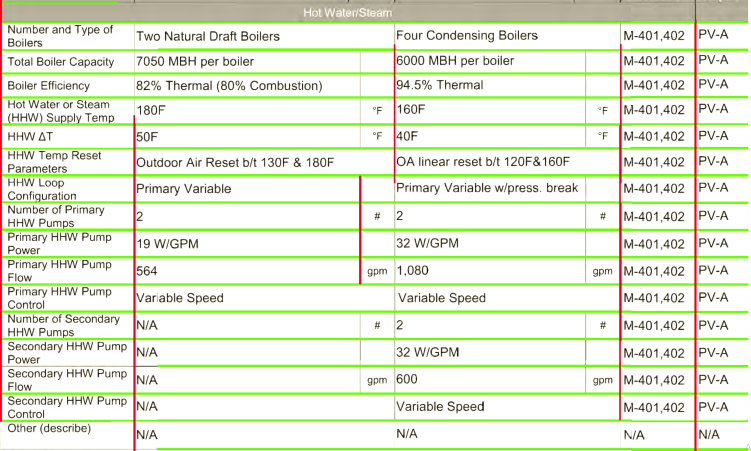
#> input picture pictures/captureimage.PNG, 1502 x 901 px, found by its file name (shown at 1/2 size)
$ jupyter execute --allow-errors Tester5_machine_read.ipynb   (shell and % lines are left out)
#> lines starting #> are read from the running program, lines starting #| are printed output that depends on the picture; after the words box and inside, x2 and y2 are one past the last pixel; in counts of white or black regions, pixels touching at a corner belong together
[cell 1]
from PIL import Image
import numpy as np
import pytesseract
import cv2
import matplotlib.pyplot as plt
import matplotlib.image as mpimg
import pandas as pd
pytesseract.pytesseract.tesseract_cmd = r'C:\Program Files\Tesseract-OCR/tesseract.exe'
from collections import namedtuple
import argparse
import imutils

[cell 2]
image1 = cv2.imread(cv2.samples.findFile('pictures/captureimage.png'))
#> image1 is the input picture: shape (901, 1502, 3); mean B, G, R 215.2, 238.5, 229.2
image1 = cv2.resize(image1, None, fx=1.10, fy=1.10, interpolation=cv2.INTER_CUBIC)
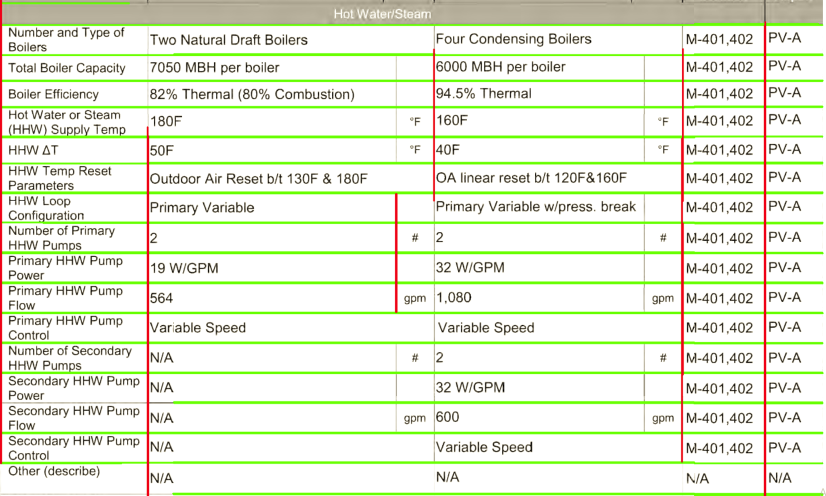
#> image1: shape (991, 1652, 3) (shown at 1/2 size); mean B, G, R 215.1, 238.4, 228.9
#image1 = image1.astype("uint8")
kernel = np.ones((1, 1), np.uint8)
image1 = cv2.dilate(image1, kernel, iterations=10)
image1 = cv2.erode(image1, kernel, iterations=10)
cImage1 = np.copy(image1) #image to draw lines
cv2.imshow("test_text2.png", image1) #name the window as "image"
plt.imshow(image1)
plt.show()
cv2.waitKey(0)
cv2.destroyWindow("test_text2.png") #close the window

[cell 3]
gray = cv2.cvtColor(image1, cv2.COLOR_BGR2GRAY)
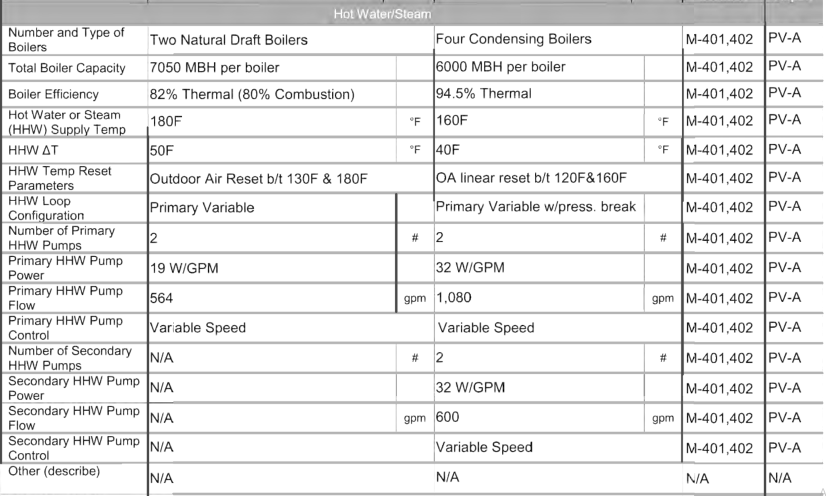
#> gray: shape (991, 1652) (shown at 1/2 size); min 0, max 255, mean 232.9
#gray = cv2.threshold(gray, 0, 255, cv2.THRESH_BINARY + cv2.THRESH_OTSU)[1]
cv2.imshow("gray", gray)
plt.imshow(gray)
plt.show()
cv2.waitKey(0)
cv2.destroyWindow("gray")
canny = cv2.Canny(gray, 50, 150)
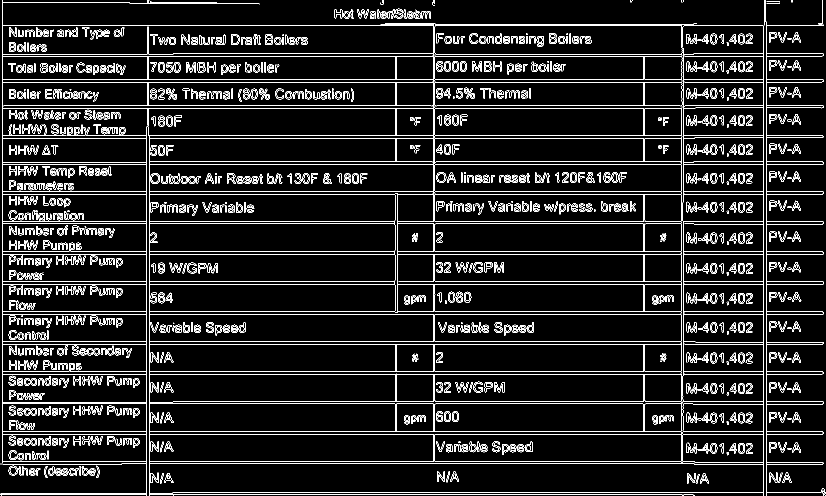
#> canny: shape (991, 1652) (shown at 1/2 size); 8.2% white in thin lines or dots
cv2.imshow("canny", canny)
plt.imshow(canny)
plt.show()
cv2.waitKey(0)
cv2.destroyWindow("canny")

[cell 4]
# cv.HoughLinesP(image, rho, theta, threshold[, lines[, minLineLength[, maxLineGap]]]) → lines
rho = 1
theta = np.pi/180
threshold = 50
minLinLength = 350
maxLineGap = 6
linesP = cv2.HoughLinesP(canny, rho , theta, threshold, None, minLinLength, maxLineGap)
#> linesP = 43 rows, first 6: [4, 568, 1646, 568], [4, 443, 1646, 443], [4, 748, 1644, 748], [4, 623, 1645, 623], [4, 211, 1646, 211], [4, 51, 1646, 51]

[cell 5]
def overlapping_filter(lines, sorting_index):
    filtered_lines = []

    lines = sorted(lines, key=lambda lines: lines[sorting_index])
    separation = 5
    for i in range(len(lines)):
            l_curr = lines[i]
            if(i>0):
                l_prev = lines[i-1]
                if ( (l_curr[sorting_index] - l_prev[sorting_index]) > separation):
                    filtered_lines.append(l_curr)
            else:
                filtered_lines.append(l_curr)

    return filtered_lines
def is_vertical(line):
    return line[0]==line[2]
def is_horizontal(line):
    return line[1]==line[3]

[cell 6]
horizontal_lines = []
vertical_lines = []

if linesP is not None:
    for i in range(0, len(linesP)):
        l = linesP[i][0]
        if (is_vertical(l)):
            vertical_lines.append(l)

        elif (is_horizontal(l)):
            horizontal_lines.append(l)
#> this loop made 43 passes
#> l on passes 1 to 12: [4, 568, 1646, 568], [4, 443, 1646, 443], [4, 748, 1644, 748], [4, 623, 1645, 623], [4, 211, 1646, 211], [4, 51, 1646, 51], [4, 562, 1643, 562], [4, 388, 1645, 388], [4, 868, 1645, 868], [4, 743, 1645, 743], [345, 985, 1650, 985], [346, 802, 1645, 802]
#> after the loop, horizontal_lines = 35 items, first 6: [4, 568, 1646, 568], [4, 443, 1646, 443], [4, 748, 1644, 748], [4, 623, 1645, 623], [4, 211, 1646, 211], [4, 51, 1646, 51]; vertical_lines = [[4, 927, 4, 0], [1527, 990, 1527, 52], [869, 921, 869, 569], [1532, 990, 1532, 43], [298, 990, 298, 272], [293, 990, 293, 253], [1362, 924, 1362, 277], [867, 921, 867, 569]]
    horizontal_lines = overlapping_filter(horizontal_lines, 1)
#> in overlapping_filter, `lines = sorted(lines, key=lambda lines: lines[sorting_index])`: lines = 35 items, first 6: [761, 48, 1387, 48], [4, 51, 1646, 51], [347, 106, 870, 106], [866, 108, 1387, 108], [4, 112, 1644, 112], [4, 159, 1646, 159]
#> the loop in overlapping_filter, `for i in range(len(lines)):` made 35 passes
#> (l_curr, l_prev) on passes 2 to 13: ([4, 51, 1646, 51], [761, 48, 1387, 48]), ([347, 106, 870, 106], [4, 51, 1646, 51]), ([866, 108, 1387, 108], [347, 106, 870, 106]), ([4, 112, 1644, 112], [866, 108, 1387, 108]), ([4, 159, 1646, 159], [4, 112, 1644, 112]), ([4, 164, 1643, 164], [4, 159, 1646, 159]), ([4, 211, 1646, 211], [4, 164, 1643, 164]), ([4, 216, 1390, 216], [4, 211, 1646, 211]), ([4, 271, 1645, 271], [4, 216, 1390, 216]), ([4, 276, 1389, 276], [4, 271, 1645, 271]), ([293, 323, 1367, 323], [4, 276, 1389, 276]), ([4, 328, 1646, 328], [293, 323, 1367, 323])
#> after the loop in overlapping_filter, `for i in range(len(lines)):`: filtered_lines = 20 items, first 6: [761, 48, 1387, 48], [347, 106, 870, 106], [4, 159, 1646, 159], [4, 211, 1646, 211], [4, 271, 1645, 271], [293, 323, 1367, 323]
#> horizontal_lines has the same summary as filtered_lines in overlapping_filter
    vertical_lines = overlapping_filter(vertical_lines, 0)
#> the loop in overlapping_filter (call 2), `for i in range(len(lines)):` made 8 passes
#> (l_curr, l_prev) on passes 2 to 8: ([293, 990, 293, 253], [4, 927, 4, 0]), ([298, 990, 298, 272], [293, 990, 293, 253]), ([867, 921, 867, 569], [298, 990, 298, 272]), ([869, 921, 869, 569], [867, 921, 867, 569]), ([1362, 924, 1362, 277], [869, 921, 869, 569]), ([1527, 990, 1527, 52], [1362, 924, 1362, 277]), ([1532, 990, 1532, 43], [1527, 990, 1527, 52])
#> vertical_lines = [[4, 927, 4, 0], [293, 990, 293, 253], [867, 921, 867, 569], [1362, 924, 1362, 277], [1527, 990, 1527, 52]]
for i, line in enumerate(horizontal_lines):
    cv2.line(cImage1, (line[0], line[1]), (line[2], line[3]), (0,255,0), 3, cv2.LINE_AA)
    cv2.putText(cImage1, str(i) + "h", (line[0] + 5, line[1]), cv2.FONT_HERSHEY_SIMPLEX, 0.5, (0, 0, 0), 1, cv2.LINE_AA)
#> this loop made 20 passes
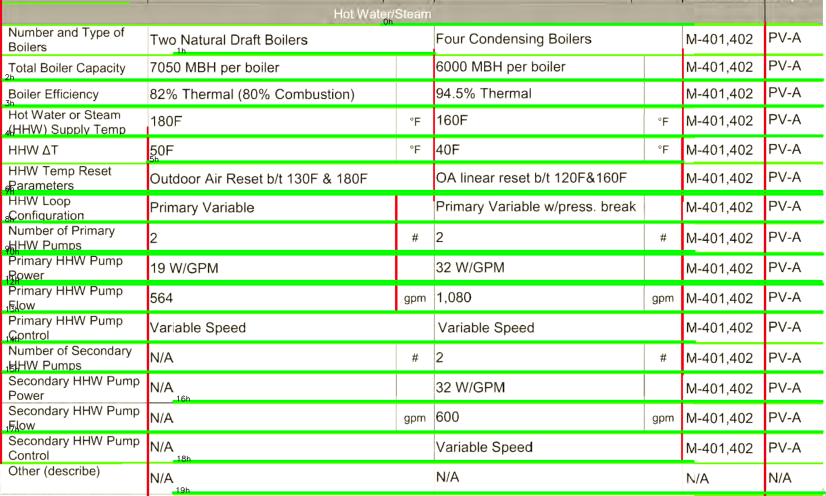
#> cImage1: shape (991, 1652, 3) (shown at 1/2 size); 11.97% of pixels changed, all inside (x1, y1, x2, y2) = (1, 36, 1652, 989)
for i, line in enumerate(vertical_lines):
    cv2.line(cImage1, (line[0], line[1]), (line[2], line[3]), (0,0,255), 3, cv2.LINE_AA)
    cv2.putText(cImage1, str(i) + "v", (line[0], line[1] + 5), cv2.FONT_HERSHEY_SIMPLEX, 0.5, (0, 0, 0), 1, cv2.LINE_AA)
#> this loop made 5 passes
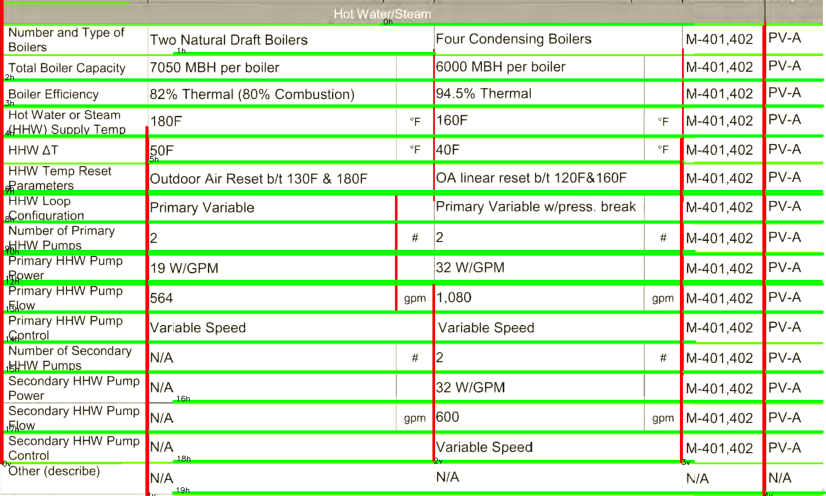
#> cImage1: shape (991, 1652, 3) (shown at 1/2 size); 1.57% of pixels changed, all inside (x1, y1, x2, y2) = (1, 0, 1546, 991)
cv2.imshow("with_line", cImage1)
plt.imshow(cImage1)
plt.show()
cv2.waitKey(0)
cv2.destroyWindow("with_line") #close the window

[cell 7]
## set keywords
keywords = ['col1','col2','col3','col4','col5']
dict1 = {}
for keyword in keywords:
  dict1[keyword] = []
## set counter for image indexing
counter = 0

## set line index
first_line_index = 0
last_line_index = 19
def get_cropped_image(image, x, y, w, h):
    cropped_image = image[ y:y+h , x:x+w ]
    return cropped_image
def get_ROI(image, horizontal, vertical, left_line_index, right_line_index, top_line_index, bottom_line_index, offset=4):
    x1 = vertical[left_line_index][2] + offset
    y1 = horizontal[top_line_index][3] + offset
    x2 = vertical[right_line_index][2] - offset
    y2 = horizontal[bottom_line_index][3] - offset

    w = x2 - x1
    h = y2 - y1

    cropped_image = get_cropped_image(image, x1, y1, w, h)

    return cropped_image, (x1, y1, w, h)

[cell 8]
def draw_text(src, x, y, w, h, text):
    cFrame = np.copy(src)
    cv2.rectangle(cFrame, (x, y), (x+w, y+h), (255, 0, 0), 2)
    cv2.putText(cFrame, "text: " + text, (50, 50), cv2.FONT_HERSHEY_SIMPLEX, 2, (0, 0, 0), 5, cv2.LINE_AA)

    return cFrame
def detect(cropped_frame, is_number = False):
    if (is_number):
        text = pytesseract.image_to_string(cropped_frame, lang='eng',
                                           config ='--psm 10')
    else:
        text = pytesseract.image_to_string(cropped_frame, lang='eng',
                                           config ='--psm 10')

    return text
def invert_area(image, x, y, w, h, display=False):
    ones = np.copy(image)
    ones = 1

    image[ y:y+h , x:x+w ] = ones*255 - image[ y:y+h , x:x+w ]

    if (display):
        cv2.imshow("inverted", image)
        cv2.waitKey(0)
        cv2.destroyAllWindows()
    return image

[cell 9]
counter = 0
print("Start detecting text...")
(thresh, bw) = cv2.threshold(gray, 0, 255, cv2.THRESH_BINARY | cv2.THRESH_OTSU)
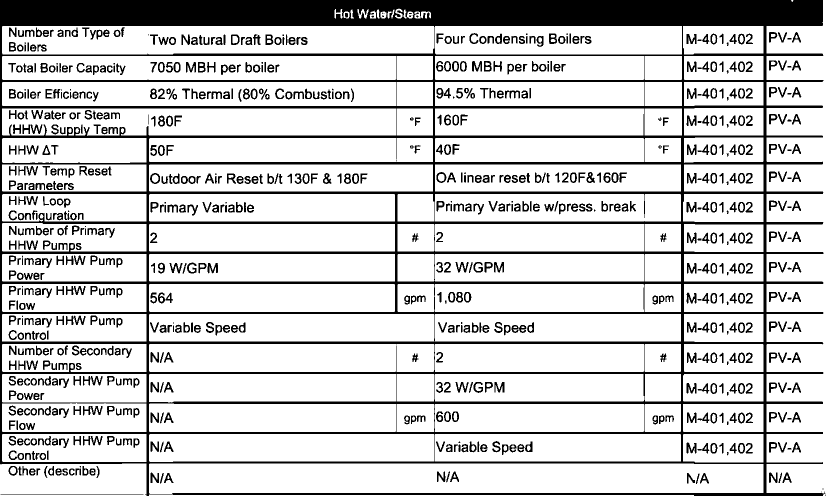
#> bw: shape (991, 1652) (shown at 1/2 size); 80.4% white; 874 black regions (54 under 20 px), largest, box (x1, y1, x2, y2) and area: (0, 0, 1651, 991) 220909, (166, 812, 205, 831) 339, (1, 988, 287, 989) 286
#> thresh = 201
# [6 lines of commented-out code are left out]
#> (the rest of this cell did not finish here and is left out)

[cell 10]
for info in dict1:
 curr=dict1.get(info);
 for i in range(len(curr)):
  curr[i]=curr[i].replace('\n','')
  if curr[i]=='Be'or curr[i]=='re' or curr[i]=='BS' or curr[i]=='Be':
    curr[i]=''
  if info=='spacearea':
   if ' ' in curr[i]:
    curr[i]=curr[i].replace(' ','.')
  # [5 lines of commented-out code are left out]
  if info=='equipmentpowerdensity':
    curr[i]=curr[i].replace('O','0')
    curr[i]=curr[i].replace('WISE','W/SF')
 dict1[info]=curr
#> this loop made 5 passes
#> info on passes 1 to 5: 'col1', 'col2', 'col3', 'col4', 'col5'
#> after the loop, dict1 = {'col1': [], 'col2': [], 'col3': [], 'col4': [], 'col5': []}
dict1
#> Out has the same summary as dict1

[cell 11]
newfile=pd.DataFrame.from_dict(dict1)
#> newfile = table of 0 rows and 5 columns
newfile.to_csv("output4.csv")
